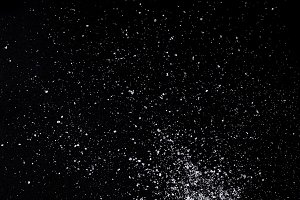
#> input picture ImageProcessing/salt.jpg, 300 x 200 px
$ python medianBlur.py --image salt.jpg
#> lines starting #> are read from the running program, lines starting #| are printed output that depends on the picture
import numpy as np
import argparse
import cv2
import matplotlib.pyplot as plt

ap=argparse.ArgumentParser()
ap.add_argument("-i","--image", required=True, help="Path to the image")
args=vars(ap.parse_args())


image=cv2.imread(args["image"])
#> image is the input picture: shape (200, 300, 3); mean B, G, R 12, 10.7, 10.8
cv2.imshow("Original",image)

cv2.waitKey(0)


blurred=np.hstack([
        cv2.medianBlur(image,3),
        cv2.medianBlur(image,5),
        cv2.medianBlur(image,7)
        ])
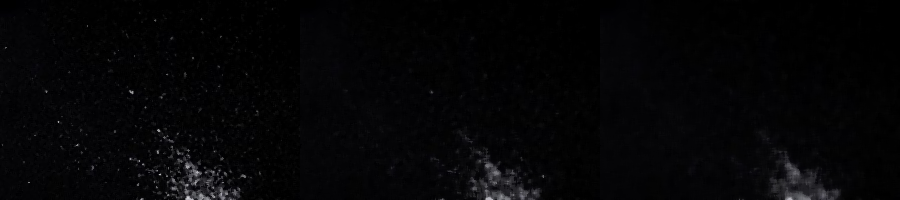
#> blurred: shape (200, 900, 3); mean B, G, R 6.1, 4.9, 4.9

cv2.imshow("Median Blurring", blurred)

cv2.waitKey(0)
